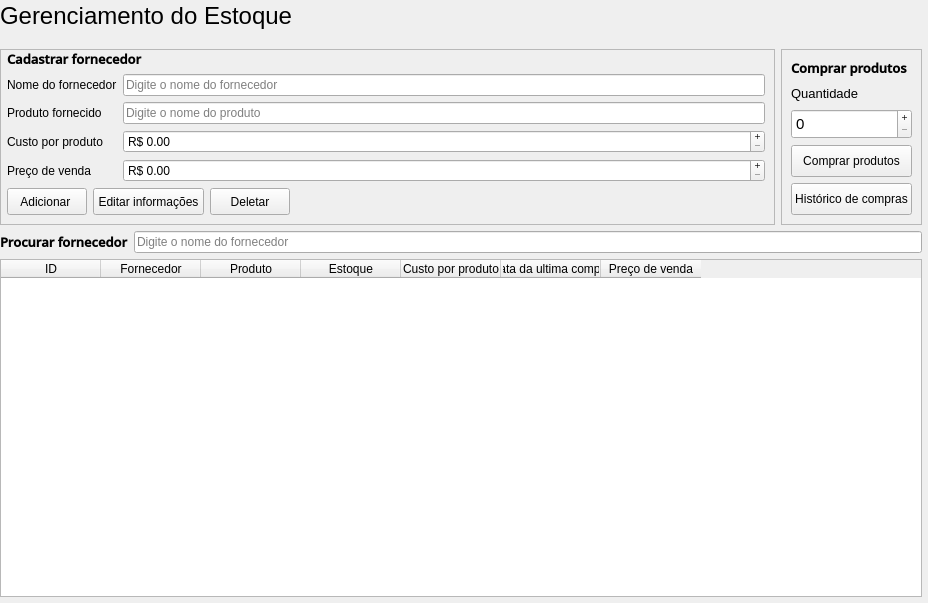
<?xml version="1.0" encoding="UTF-8"?>
<ui version="4.0">
 <class>Form</class>
 <widget class="QWidget" name="Form">
  <property name="geometry">
   <rect>
    <x>0</x>
    <y>0</y>
    <width>928</width>
    <height>603</height>
   </rect>
  </property>
  <property name="windowTitle">
   <string>Form</string>
  </property>
  <layout class="QVBoxLayout" name="verticalLayout_4">
   <property name="leftMargin">
    <number>0</number>
   </property>
   <property name="topMargin">
    <number>2</number>
   </property>
   <property name="rightMargin">
    <number>6</number>
   </property>
   <property name="bottomMargin">
    <number>6</number>
   </property>
   <item>
    <widget class="QFrame" name="frame_title">
     <layout class="QVBoxLayout" name="verticalLayout">
      <property name="spacing">
       <number>0</number>
      </property>
      <property name="leftMargin">
       <number>0</number>
      </property>
      <property name="topMargin">
       <number>0</number>
      </property>
      <property name="rightMargin">
       <number>0</number>
      </property>
      <property name="bottomMargin">
       <number>0</number>
      </property>
      <item>
       <widget class="QLabel" name="label">
        <property name="font">
         <font>
          <pointsize>18</pointsize>
         </font>
        </property>
        <property name="text">
         <string>Gerenciamento do Estoque</string>
        </property>
        <property name="margin">
         <number>0</number>
        </property>
        <property name="indent">
         <number>-1</number>
        </property>
       </widget>
      </item>
      <item>
       <spacer name="verticalSpacer">
        <property name="orientation">
         <enum>Qt::Vertical</enum>
        </property>
        <property name="sizeType">
         <enum>QSizePolicy::Preferred</enum>
        </property>
        <property name="sizeHint" stdset="0">
         <size>
          <width>318</width>
          <height>13</height>
         </size>
        </property>
       </spacer>
      </item>
     </layout>
    </widget>
   </item>
   <item>
    <layout class="QHBoxLayout" name="horizontalLayout">
     <item>
      <widget class="QFrame" name="frame">
       <property name="frameShape">
        <enum>QFrame::StyledPanel</enum>
       </property>
       <layout class="QVBoxLayout" name="verticalLayout_3">
        <property name="leftMargin">
         <number>6</number>
        </property>
        <property name="topMargin">
         <number>0</number>
        </property>
        <item>
         <widget class="QLabel" name="userData_label">
          <property name="font">
           <font>
            <family>Open Sans SemiBold</family>
            <pointsize>10</pointsize>
            <weight>75</weight>
            <bold>true</bold>
           </font>
          </property>
          <property name="text">
           <string>Cadastrar fornecedor</string>
          </property>
          <property name="alignment">
           <set>Qt::AlignLeading|Qt::AlignLeft|Qt::AlignTop</set>
          </property>
         </widget>
        </item>
        <item>
         <layout class="QFormLayout" name="formLayout">
          <item row="0" column="0">
           <widget class="QLabel" name="nameLabel">
            <property name="font">
             <font>
              <pointsize>9</pointsize>
             </font>
            </property>
            <property name="text">
             <string>Nome do fornecedor</string>
            </property>
           </widget>
          </item>
          <item row="0" column="1">
           <widget class="QLineEdit" name="name">
            <property name="placeholderText">
             <string>Digite o nome do fornecedor</string>
            </property>
           </widget>
          </item>
          <item row="1" column="0">
           <widget class="QLabel" name="productTypeLabel">
            <property name="font">
             <font>
              <pointsize>9</pointsize>
             </font>
            </property>
            <property name="text">
             <string>Produto fornecido</string>
            </property>
           </widget>
          </item>
          <item row="1" column="1">
           <widget class="QLineEdit" name="product">
            <property name="placeholderText">
             <string>Digite o nome do produto</string>
            </property>
           </widget>
          </item>
          <item row="2" column="0">
           <widget class="QLabel" name="cost_per_product_label">
            <property name="font">
             <font>
              <pointsize>9</pointsize>
             </font>
            </property>
            <property name="text">
             <string>Custo por produto</string>
            </property>
           </widget>
          </item>
          <item row="2" column="1">
           <widget class="QDoubleSpinBox" name="cost_per_product">
            <property name="minimumSize">
             <size>
              <width>0</width>
              <height>22</height>
             </size>
            </property>
            <property name="buttonSymbols">
             <enum>QAbstractSpinBox::PlusMinus</enum>
            </property>
            <property name="prefix">
             <string>R$ </string>
            </property>
            <property name="maximum">
             <double>10000000.000000000000000</double>
            </property>
           </widget>
          </item>
          <item row="3" column="0">
           <widget class="QLabel" name="salePrice_Label">
            <property name="font">
             <font>
              <pointsize>9</pointsize>
             </font>
            </property>
            <property name="text">
             <string>Preço de venda </string>
            </property>
           </widget>
          </item>
          <item row="3" column="1">
           <widget class="QDoubleSpinBox" name="salePrice">
            <property name="minimumSize">
             <size>
              <width>0</width>
              <height>22</height>
             </size>
            </property>
            <property name="buttonSymbols">
             <enum>QAbstractSpinBox::PlusMinus</enum>
            </property>
            <property name="prefix">
             <string>R$ </string>
            </property>
            <property name="maximum">
             <double>10000000.000000000000000</double>
            </property>
           </widget>
          </item>
         </layout>
        </item>
        <item>
         <layout class="QHBoxLayout" name="horizontalLayout_4">
          <item>
           <widget class="QPushButton" name="Btn_add">
            <property name="minimumSize">
             <size>
              <width>0</width>
              <height>27</height>
             </size>
            </property>
            <property name="font">
             <font>
              <pointsize>9</pointsize>
             </font>
            </property>
            <property name="text">
             <string>Adicionar </string>
            </property>
           </widget>
          </item>
          <item>
           <widget class="QPushButton" name="Btn_edit">
            <property name="minimumSize">
             <size>
              <width>111</width>
              <height>27</height>
             </size>
            </property>
            <property name="font">
             <font>
              <pointsize>9</pointsize>
             </font>
            </property>
            <property name="text">
             <string>Editar informações</string>
            </property>
           </widget>
          </item>
          <item>
           <widget class="QPushButton" name="Btn_delete">
            <property name="minimumSize">
             <size>
              <width>0</width>
              <height>27</height>
             </size>
            </property>
            <property name="font">
             <font>
              <pointsize>9</pointsize>
             </font>
            </property>
            <property name="text">
             <string>Deletar</string>
            </property>
           </widget>
          </item>
          <item>
           <spacer name="horizontalSpacer">
            <property name="orientation">
             <enum>Qt::Horizontal</enum>
            </property>
            <property name="sizeHint" stdset="0">
             <size>
              <width>40</width>
              <height>20</height>
             </size>
            </property>
           </spacer>
          </item>
         </layout>
        </item>
       </layout>
      </widget>
     </item>
     <item>
      <widget class="QFrame" name="frame">
       <property name="frameShape">
        <enum>QFrame::StyledPanel</enum>
       </property>
       <layout class="QVBoxLayout" name="verticalLayout_2">
        <item>
         <widget class="QLabel" name="employeeData_label">
          <property name="font">
           <font>
            <family>Open Sans SemiBold</family>
            <pointsize>10</pointsize>
            <weight>75</weight>
            <bold>true</bold>
           </font>
          </property>
          <property name="text">
           <string>Comprar produtos</string>
          </property>
          <property name="alignment">
           <set>Qt::AlignLeading|Qt::AlignLeft|Qt::AlignTop</set>
          </property>
         </widget>
        </item>
        <item>
         <widget class="QLabel" name="quantity_label">
          <property name="font">
           <font>
            <pointsize>10</pointsize>
           </font>
          </property>
          <property name="text">
           <string>Quantidade </string>
          </property>
         </widget>
        </item>
        <item>
         <widget class="QSpinBox" name="quantity">
          <property name="minimumSize">
           <size>
            <width>0</width>
            <height>30</height>
           </size>
          </property>
          <property name="font">
           <font>
            <pointsize>11</pointsize>
           </font>
          </property>
          <property name="buttonSymbols">
           <enum>QAbstractSpinBox::PlusMinus</enum>
          </property>
          <property name="maximum">
           <number>999999999</number>
          </property>
         </widget>
        </item>
        <item>
         <widget class="QPushButton" name="Btn_buy">
          <property name="minimumSize">
           <size>
            <width>0</width>
            <height>32</height>
           </size>
          </property>
          <property name="baseSize">
           <size>
            <width>0</width>
            <height>0</height>
           </size>
          </property>
          <property name="font">
           <font>
            <pointsize>9</pointsize>
           </font>
          </property>
          <property name="text">
           <string>Comprar produtos</string>
          </property>
         </widget>
        </item>
        <item>
         <widget class="QPushButton" name="Btn_history">
          <property name="minimumSize">
           <size>
            <width>0</width>
            <height>32</height>
           </size>
          </property>
          <property name="baseSize">
           <size>
            <width>0</width>
            <height>0</height>
           </size>
          </property>
          <property name="font">
           <font>
            <pointsize>9</pointsize>
           </font>
          </property>
          <property name="text">
           <string>Histórico de compras</string>
          </property>
         </widget>
        </item>
       </layout>
      </widget>
     </item>
    </layout>
   </item>
   <item>
    <layout class="QHBoxLayout" name="horizontalLayout_3">
     <item>
      <widget class="QLabel" name="search_label">
       <property name="font">
        <font>
         <family>Open Sans SemiBold</family>
         <pointsize>10</pointsize>
         <weight>75</weight>
         <bold>true</bold>
        </font>
       </property>
       <property name="text">
        <string>Procurar fornecedor</string>
       </property>
      </widget>
     </item>
     <item>
      <widget class="QLineEdit" name="search">
       <property name="placeholderText">
        <string>Digite o nome do fornecedor</string>
       </property>
      </widget>
     </item>
    </layout>
   </item>
   <item>
    <widget class="QTableWidget" name="table">
     <column>
      <property name="text">
       <string>ID</string>
      </property>
     </column>
     <column>
      <property name="text">
       <string>Fornecedor</string>
      </property>
     </column>
     <column>
      <property name="text">
       <string>Produto</string>
      </property>
     </column>
     <column>
      <property name="text">
       <string>Estoque</string>
      </property>
     </column>
     <column>
      <property name="text">
       <string>Custo por produto</string>
      </property>
     </column>
     <column>
      <property name="text">
       <string>Data da ultima compra</string>
      </property>
     </column>
     <column>
      <property name="text">
       <string>Preço de venda</string>
      </property>
     </column>
    </widget>
   </item>
  </layout>
 </widget>
 <resources/>
 <connections/>
</ui>
